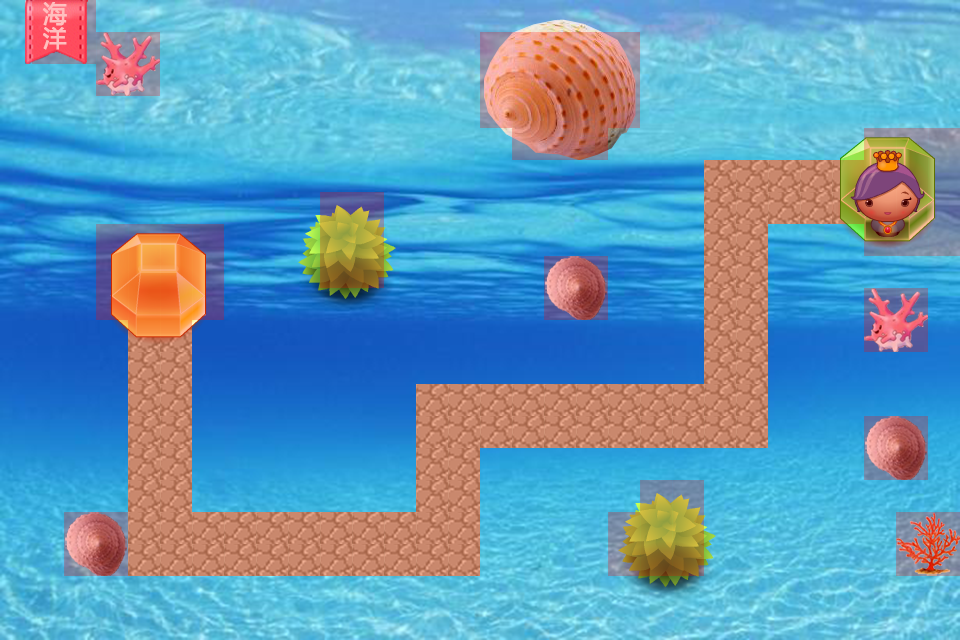

A level layout from a 2D game, rendered from its tile map. Below: a short description, then the map file with tile-grid data replaced by summaries:
An orthogonal 30x20 tile map with 32x32 px tiles, 2 tile layers (background, collidable), 2 tilesets and 7 objects (path1, path2, path3, path4, path5, ...).

<map version="1.0" orientation="orthogonal" width="30" height="20" tilewidth="32" tileheight="32">
 <tileset firstgid="1" name="level2" tilewidth="32" tileheight="32">
  <image source="level2.png" width="960" height="640" />
 </tileset>
 <tileset firstgid="601" name="collidablesTileSet" tilewidth="32" tileheight="32">
  <image source="collidablesTileSet.png" width="192" height="64" />
  <tile id="0">
   <properties>
    <property name="collidable" value="true" />
   </properties>
  </tile>
 </tileset>
 <layer name="background" width="30" height="20">
  <data>[600 cells, 600 non-empty, 600 distinct tile ids]</data>
 </layer>
 <layer name="collidable" width="30" height="20">
  <data>[600 cells, 164 non-empty, 1 distinct tile ids]</data>
 </layer>
 <objectgroup name="pathObj" width="30" height="20">
  <object name="path1" x="160" y="308" />
  <object name="path2" x="160" y="544" />
  <object name="path3" x="448" y="544" />
  <object name="path4" x="448" y="416" />
  <object name="path5" x="736" y="416" />
  <object name="path6" x="736" y="192" />
  <object x="864" y="192" />
 </objectgroup>
</map>
